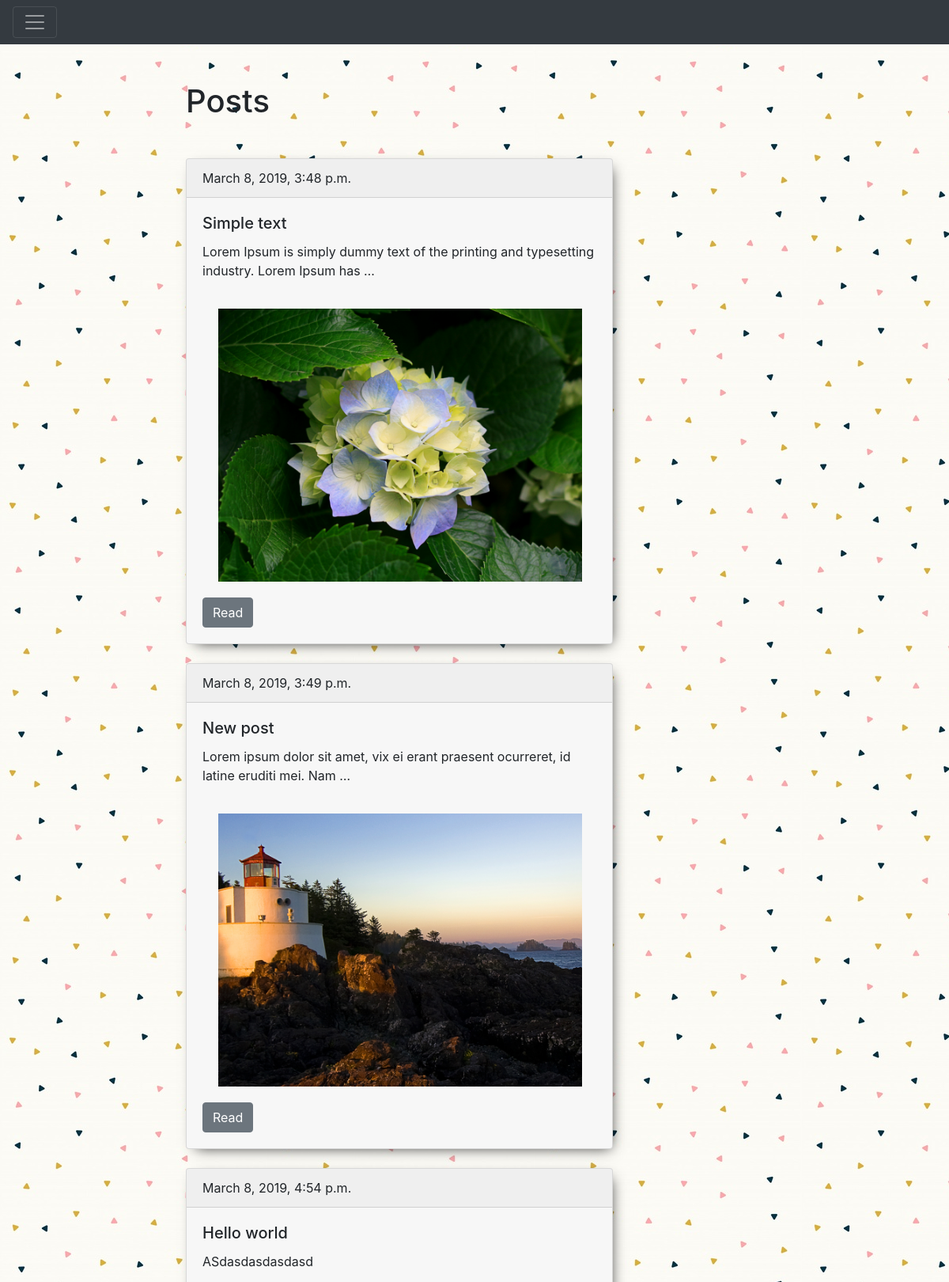
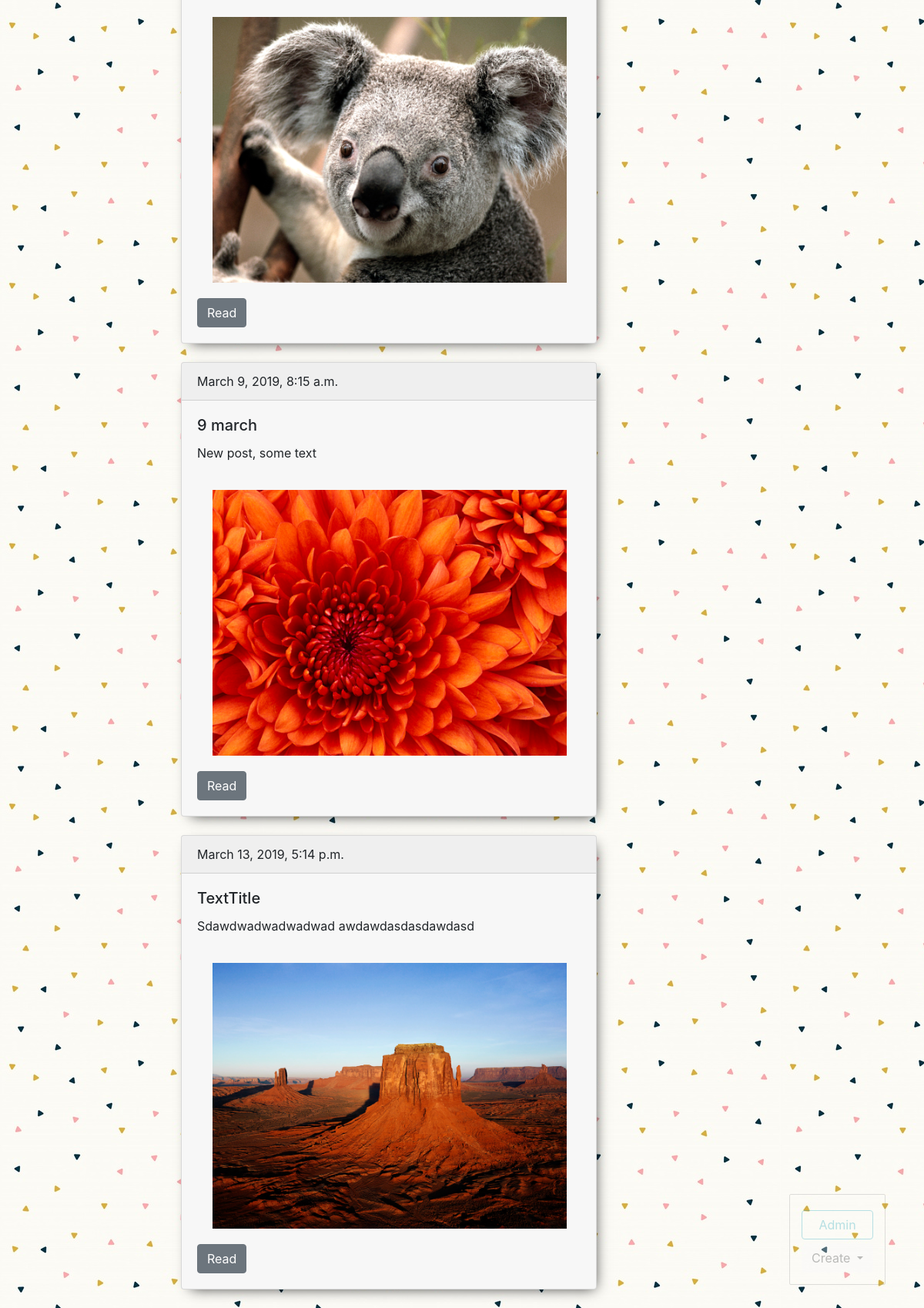
Page /blog/ (signed in) on the committed database (2 pictures, top to bottom).
### blog/models.py (models this page shows, shortened)
class Post(models.Model):
    title = models.CharField(max_length=150, db_index=True)
    slug = models.SlugField(max_length=150, unique=True,blank=True)
    body = models.TextField(blank=True, db_index=True)
    date_pub = models.DateTimeField(auto_now_add=True)
    tags = models.ManyToManyField('Tag', blank=True, related_name='posts')
    img = models.ImageField(upload_to='images/', null=True, blank=True)
    def get_absolute_url(self):
        return reverse('post_detail_url', kwargs={'slug': self.slug})

### blog/views.py (the view)
# urls.py: path('', posts_list, name='post_list_url'),
def posts_list(request):
    posts = Post.objects.all()
    return(render(request, 'blog/index.html', context={'posts': posts}))

### blog/templates/blog/index.html (shortened to what this page needs)
{% extends 'blog/base_blog.html'%}
{% block content %}
  <h1 class="mb-5">Posts</h1>
    {% for post in posts %}
    <div class="card mb-4">
      <div class="card-header">
        {{post.date_pub}}
      </div>
      <div class="card-body">
        <h5 class="card-title">{{post.title}}</h5>
        <p class="card-text">{{post.body | truncatewords:15}}</p>
        {% if post.img %}
          <img src="{{ post.img.url  }}" width="500" >
        {%endif%}
        <div><a href="{{ post.get_absolute_url }}" class="btn btn-secondary">Read</a></div>
      </div>
    </div>
    {% endfor %}
{% endblock %}

### static/css/styles.css (style rules this page uses)
body { background-color: #000000; background-image: url('/media/images/1.png'); background-repeat: repeat; }
.card { background-color: #f7f7f7; -webkit-box-shadow: 5px 6px 17px -8px rgba(0,0,0,0.85); -moz-box-shadow: 5px 6px 17px -8px rgba(0,0,0,0.85); box-shadow: 5px 6px 17px -8px rgba(0,0,0,0.85); }

### templates/base.html (style rules this page uses)
body { background-image: url('/media/images/pattern.png'); background-repeat: repeat; }

### blog/templates/blog/index.html (style rules this page uses)
img { padding: 20px; }

### rows in the picture
Post: date_pub "March 8, 2019, 3:48 p.m.", title "Simple text", body "Lorem Ipsum is simply dummy text of the printing and typesetting industry. Lorem Ipsum has …", img (picture)
Post: date_pub "March 8, 2019, 3:49 p.m.", title "New post", body "Lorem ipsum dolor sit amet, vix ei erant praesent ocurreret, id latine eruditi mei. Nam …", img (picture)
Post: date_pub "March 8, 2019, 4:54 p.m.", title "Hello world", body "ASdasdasdasdasd", img (picture)
Post: date_pub "March 9, 2019, 8:15 a.m.", title "9 march", body "New post, some text", img (picture)
Post: date_pub "March 13, 2019, 5:14 p.m.", title "TextTitle", body "Sdawdwadwadwadwad awdawdasdasdawdasd", img (picture)
